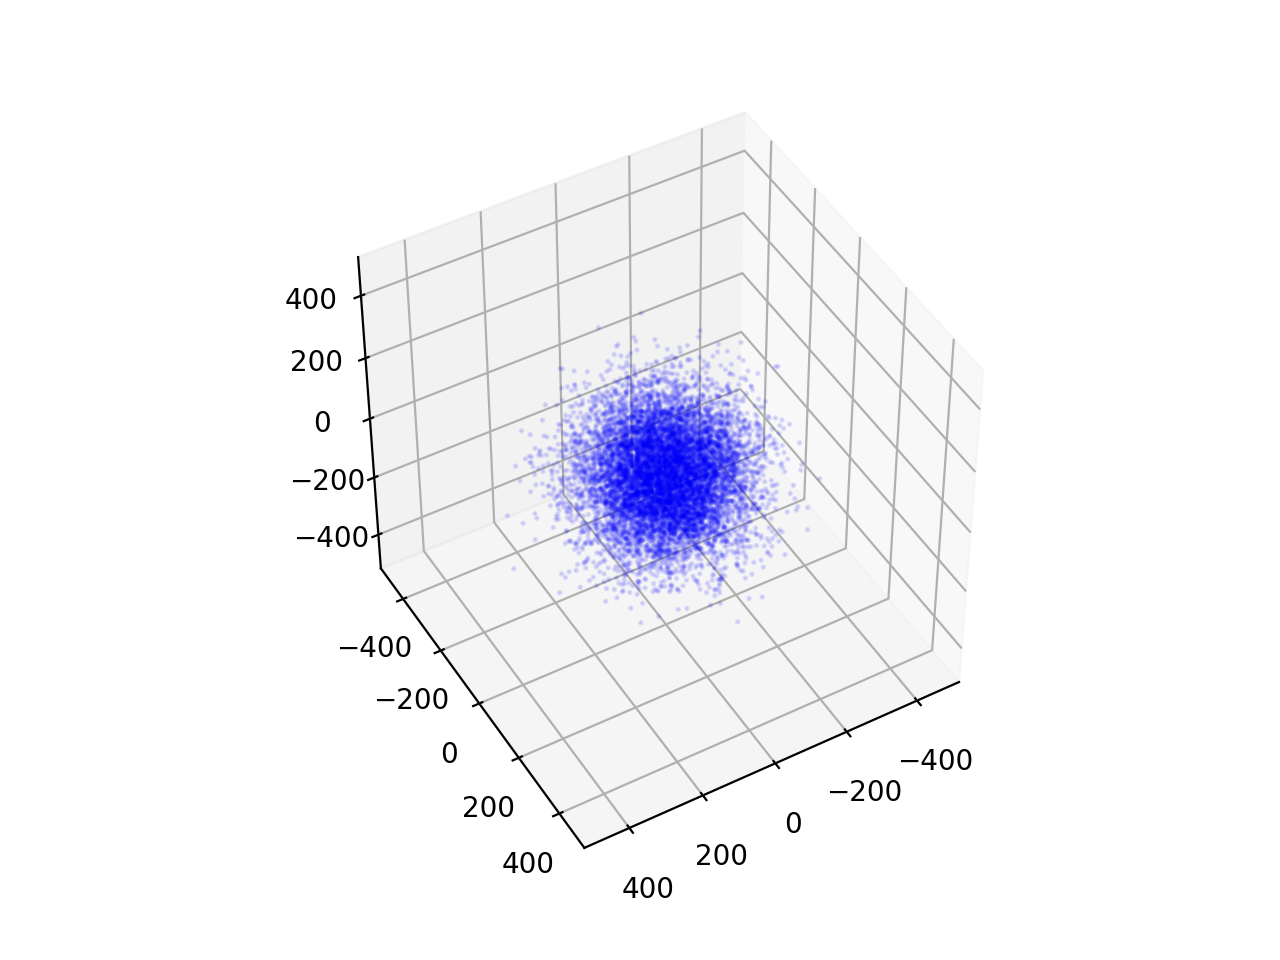

Write Python code to recreate this figure.
#!/usr/pkg/bin/python3.9

#
# Time-stamp: <2023/03/02 15:58:22 (CST) daisuke>
#

# importing numpy module
import numpy

# importing matplotlib module
import matplotlib.backends.backend_agg
import matplotlib.figure

# output file name
file_output = 'advobs202302_s03_10_00.png'

# parameters for random number generation
mean   = 0.0
stddev = 100.0
n      = 10**4

# data to be plotted
rng = numpy.random.default_rng ()
x   = rng.normal (loc=mean, scale=stddev, size=n)
y   = rng.normal (loc=mean, scale=stddev, size=n)
z   = rng.normal (loc=mean, scale=stddev, size=n)

# making a fig object using object-oriented interface
fig = matplotlib.figure.Figure ()

# making a canvas object
canvas = matplotlib.backends.backend_agg.FigureCanvasAgg (fig)

# making an axes object
ax = fig.add_subplot (111, projection='3d')

# settings for plot
ax.set_xlim (-500.0, +500.0)
ax.set_ylim (-500.0, +500.0)
ax.set_zlim (-500.0, +500.0)
ax.set_box_aspect ( (1.0, 1.0, 1.0) )

# viewing angles of camera
el = 45.0
az = 60.0
ax.view_init (elev=el, azim=az)

# plotting data points
ax.scatter (x, y, z, s=1.0, color='blue', alpha=0.1)

# saving file
fig.savefig (file_output, dpi=200)
